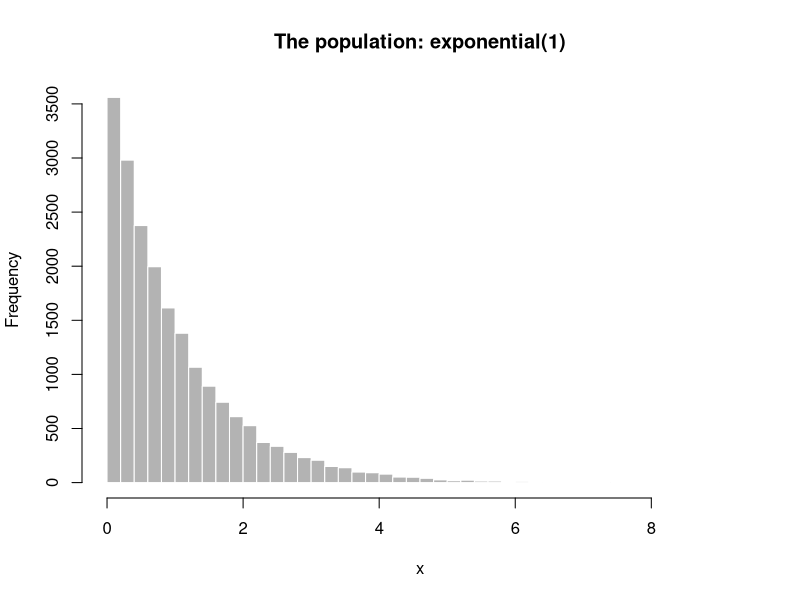
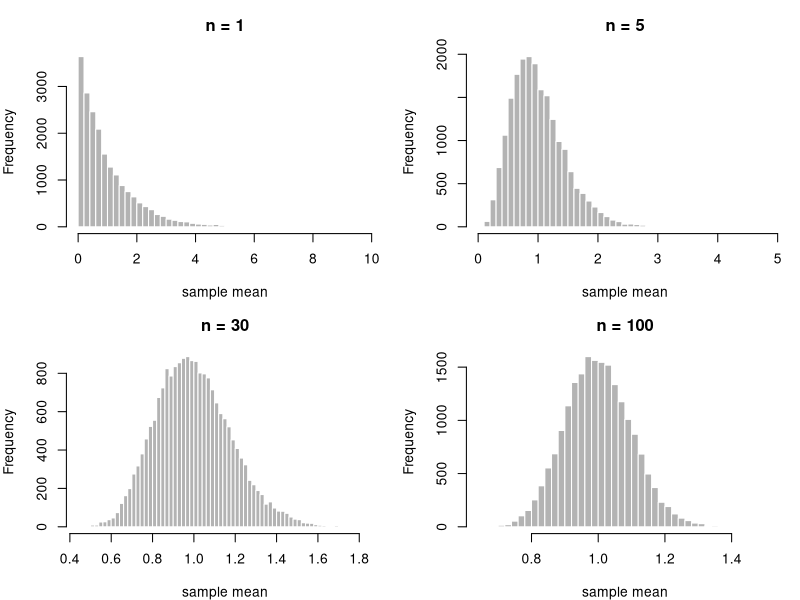
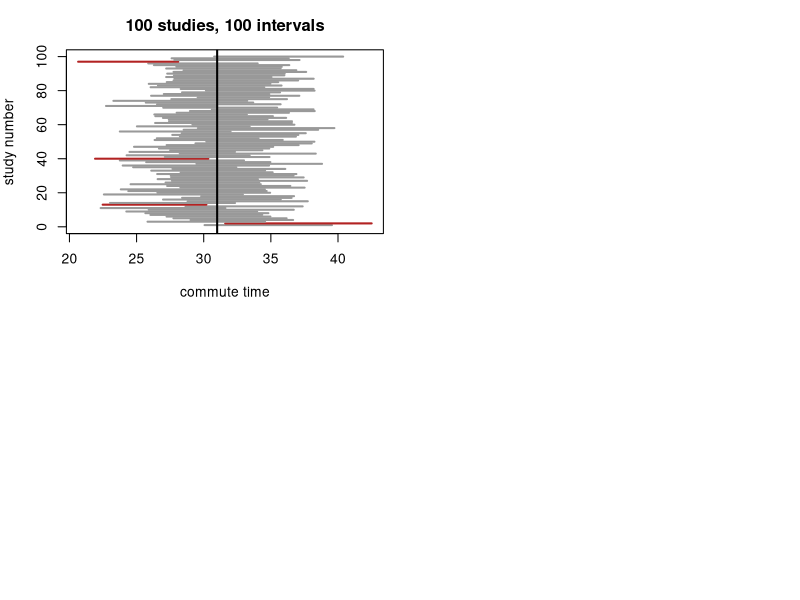

Source code (R) for these figures, in order:


# Central Limit Theorem --------------------------------------------------------
# Start with a skewed population:
set.seed(6101)
x <- rexp(20000, rate = 1)
hist(x, breaks = 50, col = "gray70", border = "white",
     main = "The population: exponential(1)", xlab = "x")

# How samples of varying sizes affect the distribution of means:
# 4 histograms showing n = 1, 5, 30, 100
par(mfrow = c(2, 2), mar = c(4, 4, 3, 1))
for (n in c(1, 5, 30, 100)) {
  means <- replicate(20000, mean(rexp(n, rate = 1)))
  hist(means, breaks = 50, col = "gray70", border = "white",
       main = paste("n =", n), xlab = "sample mean")
}



# Skewness ---------------------------------------------------------------------
# Measuring skewness: a measure for asymmetry:
# skewness = 0, normal distribution
# skewness > 0, right tailed skewness
# skewness < 0, left tailed skewness


# Define function to calculate skewness
skew <- function(v) mean((v - mean(v))^3) / sd(v)^3

# Right Tailed Skewness
out <- t(sapply(c(1, 5, 30, 100), function(n) {
  m <- replicate(20000, mean(rexp(n, rate = 1)))
  c(n = n, mean = mean(m), sd = sd(m), predicted_sd = 1 / sqrt(n), skew = skew(m))
}))
round(out, 4)

# Left Tailed Skewness
out <- t(sapply(c(1, 5, 30, 100), function(n) {
  m <- replicate(20000, mean(-rexp(n, rate = 1)))   # the only change: the minus sign
  c(n = n, mean = mean(m), sd = sd(m), predicted_sd = 1 / sqrt(n), skew = skew(m))
}))
round(out, 4)


# A log-normal, of the kind you meet in revenue and duration data.
pop_skew <- skew(rlnorm(200000, meanlog = 0, sdlog = 1.2))

res <- t(sapply(c(30, 100, 1000), function(n) {
  c(n = n, skew_of_means = skew(replicate(8000, mean(rlnorm(n, 0, 1.2)))))
}))
round(rbind(c(n = 1, skew_of_means = pop_skew), res), 3)



# Confidence Intervals ---------------------------------------------------------

# A sample of 200 commute times, from an example population 
commute <- rnorm(200, mean = 31, sd = 14)

xbar <- mean(commute)
se   <- sd(commute) / sqrt(length(commute))

round(c(estimate = xbar, 
        se = se,
        lower = xbar - 1.96 * se, 
        upper = xbar + 1.96 * se), 
      3) # rounded to 3 decimals



# Coverage of CI
# 95% means that if we had 100 samples, the true population would be found in 95 of them.
# 5 would not contain the population parameter


mu <- 31        # the population parameter, mu (mean)
reps <- 100

ints <- t(replicate(reps, {
  x    <- rnorm(40, mean = mu, sd = 14)
  se   <- sd(x) / sqrt(40)
  mean(x) + c(-1, 1) * qt(0.975, df = 39) * se
}))

covers <- ints[, 1] <= mu & mu <= ints[, 2]
cat("intervals containing the truth:", sum(covers), "out of", reps, "\n")

plot(NA, xlim = range(ints), ylim = c(0, reps), xlab = "commute time",
     ylab = "study number", main = "100 studies, 100 intervals")
segments(ints[, 1], 1:reps, ints[, 2], 1:reps,
         col = ifelse(covers, "gray60", "firebrick"), lwd = 2)
abline(v = mu, lwd = 2)
